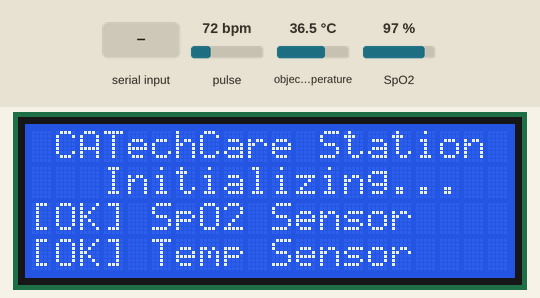
This sketch was run on a simulated ESP32. On the bench: 20×4 character LCD. The inputs (shaded band) are chosen by the test bench; at power-on: pulse 72 bpm, object temperature 36.5 °C, SpO2 97 %. Random numbers use the default seed unless the sketch sets one; what the sketch prints to the serial monitor is not drawn.

Above: at 0.7 s.
At 3.9 s:
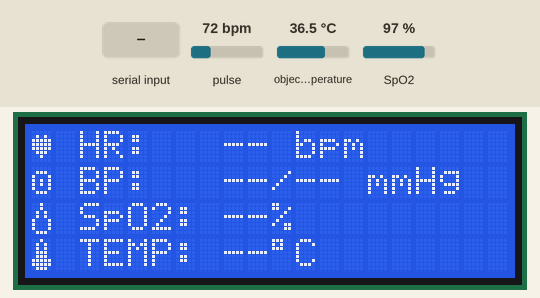
4.0 s: "GET_SPO2\n" received over Serial
At 5.1 s:
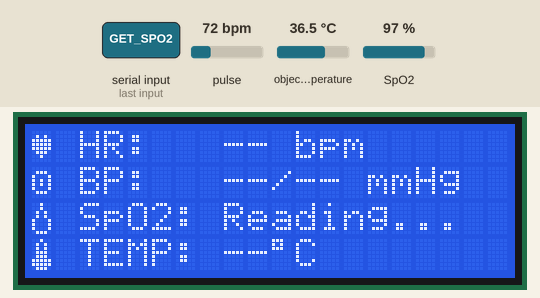
5.7 s: "GET_TEMP\n" received over Serial
At 9.8 s:
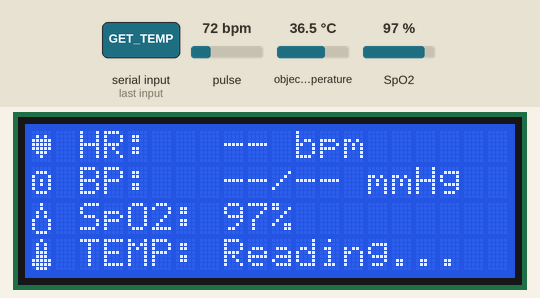
Timing chart, 0 to 11.3 s (numbered marks = the images above; inputs shaded):
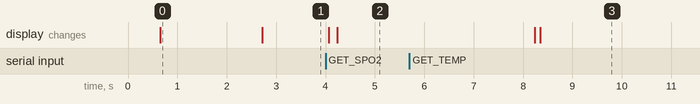

Measured:
- after the input at 4.0 s, the display: first changes after 0.07 s (image 2 shows a later state)
- what the display in image 0 shows lasts 2.0 s, from 0.7 s to 2.7 s

The sketch:

CATechCare_Station.ino
```cpp
/*
 * ============================================
 *   CATechCare ESP32 Health Monitoring Station
 * ============================================
 *
 * This sketch runs on an ESP32 and communicates with the
 * CATechCare web application via USB Serial (115200 baud).
 *
 * HARDWARE WIRING:
 * ┌──────────────┬──────────┬────────────────┐
 * │  Component   │ ESP32 Pin│     Notes      │
 * ├──────────────┼──────────┼────────────────┤
 * │ LCD SDA      │  GPIO 21 │  I2C Data      │
 * │ LCD SCL      │  GPIO 22 │  I2C Clock     │
 * │ MAX30102 SDA │  GPIO 21 │  Shared I2C    │
 * │ MAX30102 SCL │  GPIO 22 │  Shared I2C    │
 * │ MLX90614 SDA │  GPIO 21 │  Shared I2C    │
 * │ MLX90614 SCL │  GPIO 22 │  Shared I2C    │
 * │ MLX90614 VCC │  3.3V    │                │
 * │ MLX90614 GND │  GND     │                │
 * └──────────────┴──────────┴────────────────┘
 *
 * All three I2C devices (LCD, MAX30102, MLX90614) share
 * the same SDA/SCL bus. Each has a unique I2C address:
 *   - LCD:      0x26 (or 0x3F)
 *   - MAX30102: 0x57
 *   - MLX90614: 0x5A
 *
 * SERIAL PROTOCOL:
 *   Commands received (from web app):
 *     GET_SPO2        → Start SpO2 measurement
 *     GET_TEMP        → Start temperature measurement
 *     SET_HR:75       → Display HR on LCD
 *     SET_BP:120/80   → Display BP on LCD
 *     CONNECT         → Acknowledge connection
 *
 *   Responses sent (JSON, newline-terminated):
 *     {"spo2":"97.5"}
 *     {"temp":"36.8"}
 *     {"status":"ready"}
 *     {"status":"connected"}
 *
 * REQUIRED LIBRARIES (Install via Arduino Library Manager):
 *   1. LiquidCrystal I2C  (by Frank de Brabander)
 *   2. MAX30105           (by SparkFun)
 *   3. Adafruit MLX90614  (by Adafruit)
 *
 * BOARD: ESP32 Dev Module
 * BAUD:  115200
 */

#include <Wire.h>
#include <LiquidCrystal_I2C.h>
#include <Adafruit_MLX90614.h>
#include "MAX30105.h"
#include "spo2_algorithm.h"

// ========== CONFIGURATION ==========
#define LCD_ADDRESS       0x26    // I2C address of 20x4 LCD (try 0x3F if 0x27 doesn't work)
#define LCD_COLS          20
#define LCD_ROWS          4
#define SERIAL_BAUD       115200
#define SPO2_SAMPLES      100     // Number of samples for SpO2 calculation
#define SPO2_REPORT_EVERY 25      // Send intermediate reading every N samples

// ========== HARDWARE OBJECTS ==========
LiquidCrystal_I2C lcd(LCD_ADDRESS, LCD_COLS, LCD_ROWS);
MAX30105 particleSensor;
Adafruit_MLX90614 mlx = Adafruit_MLX90614();

// ========== LCD DISPLAY STATE ==========
String lcdHR   = "-- bpm";
String lcdBP   = "--/-- mmHg";
String lcdSpO2 = "--%";
String lcdTemp = "--\xDF" "C";  // \xDF = degree symbol on HD44780

// ========== SENSOR FLAGS ==========
bool max30102Found = false;
bool mlx90614Found = false;

// ========== CUSTOM LCD CHARACTERS ==========
byte heartChar[8] = {
  0b00000, 0b01010, 0b11111, 0b11111,
  0b11111, 0b01110, 0b00100, 0b00000
};

byte bpChar[8] = {
  0b00000, 0b01110, 0b10001, 0b10101,
  0b10101, 0b10001, 0b01110, 0b00000
};

byte dropChar[8] = {
  0b00100, 0b00100, 0b01010, 0b01010,
  0b10001, 0b10001, 0b10001, 0b01110
};

byte tempChar[8] = {
  0b00100, 0b01010, 0b01010, 0b01110,
  0b01110, 0b11111, 0b11111, 0b01110
};

// ==========================================
//                  SETUP
// ==========================================
void setup() {
  Serial.begin(SERIAL_BAUD);
  delay(500);

  Wire.begin();

  // ---------- Initialize LCD ----------
  lcd.init();
  lcd.backlight();
  lcd.createChar(0, heartChar);
  lcd.createChar(1, bpChar);
  lcd.createChar(2, dropChar);
  lcd.createChar(3, tempChar);

  lcd.clear();
  lcd.setCursor(1, 0);
  lcd.print("CATechCare Station");
  lcd.setCursor(3, 1);
  lcd.print("Initializing...");

  // ---------- Initialize MAX30102 ----------
  if (particleSensor.begin(Wire, I2C_SPEED_STANDARD)) {
    max30102Found = true;
    particleSensor.setup(60, 4, 2, 100, 411, 4096);
    lcd.setCursor(0, 2);
    lcd.print("[OK] SpO2 Sensor");
  } else {
    lcd.setCursor(0, 2);
    lcd.print("[!!] SpO2 Not Found");
  }

  // ---------- Initialize MLX90614 ----------
  if (mlx.begin()) {
    mlx90614Found = true;
    lcd.setCursor(0, 3);
    lcd.print("[OK] Temp Sensor");
  } else {
    lcd.setCursor(0, 3);
    lcd.print("[!!] Temp Not Found");
  }

  delay(2000);
  updateLCD();

  Serial.println("{\"status\":\"ready\"}");
}

// ==========================================
//               MAIN LOOP
// ==========================================
void loop() {
  if (Serial.available()) {
    String command = Serial.readStringUntil('\n');
    command.trim();

    if (command.length() == 0) return;

    if (command == "CONNECT") {
      handleConnect();
    }
    else if (command == "GET_SPO2") {
      handleGetSpO2();
    }
    else if (command == "GET_TEMP") {
      handleGetTemp();
    }
    else if (command.startsWith("SET_HR:")) {
      handleSetHR(command.substring(7));
    }
    else if (command.startsWith("SET_BP:")) {
      handleSetBP(command.substring(7));
    }
    else if (command == "RESET_LCD") {
      handleResetLCD();
    }
    else {
      Serial.println("{\"error\":\"Unknown command: " + command + "\"}");
    }
  }
}

// ==========================================
//            COMMAND HANDLERS
// ==========================================

void handleConnect() {
  Serial.println("{\"status\":\"connected\"}");
  handleResetLCD();
}

void handleResetLCD() {
  lcdHR   = "-- bpm";
  lcdBP   = "--/-- mmHg";
  lcdSpO2 = "--%";
  lcdTemp = "--\xDF" "C";
  updateLCD();
}

void handleSetHR(String value) {
  lcdHR = value + " bpm";
  updateLCD();
}

void handleSetBP(String value) {
  lcdBP = value + " mmHg";
  updateLCD();
}

void handleGetSpO2() {
  if (!max30102Found) {
    Serial.println("{\"spo2\":\"--\",\"error\":\"MAX30102 not found\"}");
    return;
  }

  lcdSpO2 = "Place Finger...";
  updateLCD();

  // Wake up MAX30102 in case it was shut down after a previous reading
  particleSensor.wakeUp();
  particleSensor.setup(60, 4, 2, 100, 411, 4096);
  delay(100);

  // Wait up to 10 seconds for finger
  long startWait = millis();
  bool fingerDetected = false;
  particleSensor.clearFIFO();
  while(millis() - startWait < 10000) {
    particleSensor.check();
    if (particleSensor.getIR() > 50000) {
      fingerDetected = true;
      break;
    }
    delay(50);
  }

  if (!fingerDetected) {
    Serial.println("{\"spo2\":\"--\",\"error\":\"No finger detected\"}");
    lcdSpO2 = "No finger!";
    updateLCD();
    delay(2000);
    lcdSpO2 = "--%";
    updateLCD();
    return;
  }

  lcdSpO2 = "Reading...";
  updateLCD();

  uint32_t irBuffer[SPO2_SAMPLES];
  uint32_t redBuffer[SPO2_SAMPLES];
  int32_t spo2Value;
  int8_t  validSPO2;
  int32_t heartRateValue;
  int8_t  validHeartRate;

  particleSensor.clearFIFO();

  for (int i = 0; i < SPO2_SAMPLES; i++) {
    while (!particleSensor.available()) {
      particleSensor.check();
    }

    redBuffer[i] = particleSensor.getRed();
    irBuffer[i]  = particleSensor.getIR();
    particleSensor.nextSample();

    // Check if finger is removed during reading
    if (irBuffer[i] < 50000) {
      Serial.println("{\"spo2\":\"--\",\"error\":\"Finger removed\"}");
      lcdSpO2 = "Finger removed!";
      updateLCD();
      delay(2000);
      lcdSpO2 = "--%";
      updateLCD();
      return;
    }

    // Send intermediate readings for live display
    if (i > 0 && i % SPO2_REPORT_EVERY == 0) {
      maxim_heart_rate_and_oxygen_saturation(
        irBuffer, i, redBuffer,
        &spo2Value, &validSPO2, &heartRateValue, &validHeartRate
      );
      if (validSPO2 && spo2Value > 50 && spo2Value <= 100) {
        int displaySpo2 = spo2Value;
        if (displaySpo2 == 100) displaySpo2 = random(98, 100);
        Serial.println("{\"live_spo2\":\"" + String(displaySpo2) + "\"}");
      }
    }
  }

  // Final calculation
  maxim_heart_rate_and_oxygen_saturation(
    irBuffer, SPO2_SAMPLES, redBuffer,
    &spo2Value, &validSPO2, &heartRateValue, &validHeartRate
  );

  if (validSPO2 && spo2Value > 50 && spo2Value <= 100) {
    int displaySpo2 = spo2Value;
    if (displaySpo2 == 100) displaySpo2 = random(98, 100);
    String spo2Str = String(displaySpo2);
    lcdSpO2 = spo2Str + "%";
    updateLCD();
    Serial.println("{\"spo2\":\"" + spo2Str + "\"}");
  } else {
    lcdSpO2 = "Error";
    updateLCD();
    Serial.println("{\"spo2\":\"--\",\"error\":\"Invalid SpO2 reading\"}");
    delay(2000);
    lcdSpO2 = "--%";
    updateLCD();
  }

  // Put MAX30102 to sleep to free the shared I2C bus for the MLX90614 temp sensor
  particleSensor.shutDown();
}

/**
 * Handle GET_TEMP command
 * Reads object temperature from MLX90614 (non-contact IR sensor)
 */
void handleGetTemp() {
  // Reinitialize I2C and MLX90614 to recover from any bus conflicts after SpO2 reading
  Wire.begin();
  delay(50);
  if (mlx.begin()) {
    mlx90614Found = true;
  }

  if (!mlx90614Found) {
    Serial.println("{\"temp\":\"--\",\"error\":\"MLX90614 not found\"}");
    return;
  }

  lcdTemp = "Reading...";
  updateLCD();

  // Try to read temperature over 4 seconds to get an average/stable reading
  double bestTemp = NAN;
  for (int i = 0; i < 20; i++) {
    double objectTemp = mlx.readObjectTempC();
    if (!isnan(objectTemp) && objectTemp > 10 && objectTemp < 60) {
      // Apply skin-to-core calibration offset (approx +2.5C for forehead readings)
      double coreTemp = objectTemp + 2.5;
      bestTemp = coreTemp;
      Serial.println("{\"live_temp\":\"" + String(coreTemp, 1) + "\"}");
    }
    delay(200); // 20 * 200ms = 4 seconds total reading time
  }


  if (!isnan(bestTemp)) {
    String tempStr = String(bestTemp, 1);  // 1 decimal place
    lcdTemp = tempStr + "\xDF" "C";
    updateLCD();
    Serial.println("{\"temp\":\"" + tempStr + "\"}");
  } else {
    lcdTemp = "Error";
    updateLCD();
    Serial.println("{\"temp\":\"--\",\"error\":\"Invalid temp reading\"}");
    delay(2000);
    lcdTemp = "--\xDF" "C";
    updateLCD();
  }
}

// ==========================================
//            LCD DISPLAY UPDATE
// ==========================================
void updateLCD() {
  lcd.clear();

  // Row 0 — Heart Rate
  lcd.setCursor(0, 0);
  lcd.write(byte(0));  // Heart icon
  lcd.print(" HR:   ");
  lcd.print(lcdHR);

  // Row 1 — Blood Pressure
  lcd.setCursor(0, 1);
  lcd.write(byte(1));  // BP icon
  lcd.print(" BP:   ");
  lcd.print(lcdBP);

  // Row 2 — Oxygen Saturation
  lcd.setCursor(0, 2);
  lcd.write(byte(2));  // Drop icon
  lcd.print(" SpO2: ");
  lcd.print(lcdSpO2);

  // Row 3 — Body Temperature
  lcd.setCursor(0, 3);
  lcd.write(byte(3));  // Temp icon
  lcd.print(" TEMP: ");
  lcd.print(lcdTemp);
}
```
